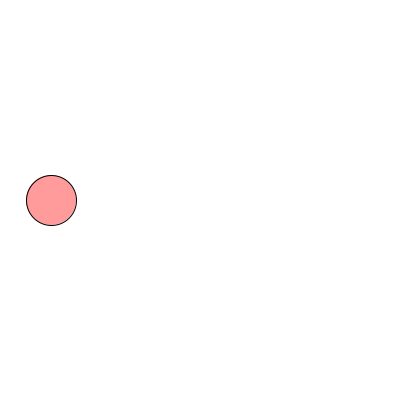
Frame 1 (no input)
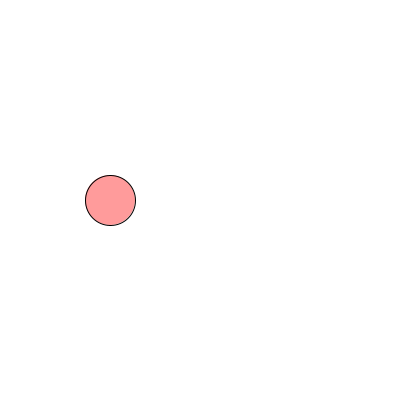
Frame 60 (the mouse pressed at the canvas centre just before this capture)
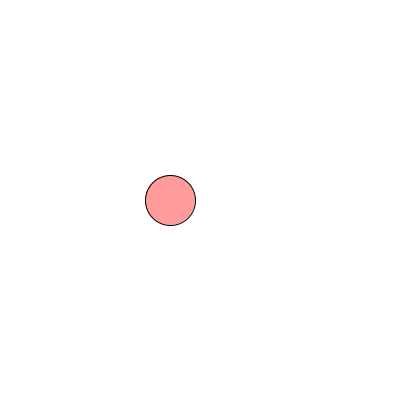
Frame 120 (the mouse held since frame 60 and released just before this capture)

The Processing sketch that drew these frames (run headless with seeded random() and noise(); from frame 60 on, the mouse is pressed at the canvas centre):

// Processing sketch: movingPinkCircle
// ── movingPinkCircle.pde
//MOVING CIRCLE:

color c = color(255,0,0,100);
float x = 50;
float y = 200;

void setup() {
  size(400,400);
}

void draw() {
  background (255);
  move();
  display();
}

void move() {
  x = x + 1;
  if (x > 400){
    x =0;
  }
  //y = y + 1;
  //if (y > 400){
  //  y = 0;
  //}
}
void display(){
  fill(c);
  ellipse(x,y,50,50);
}
